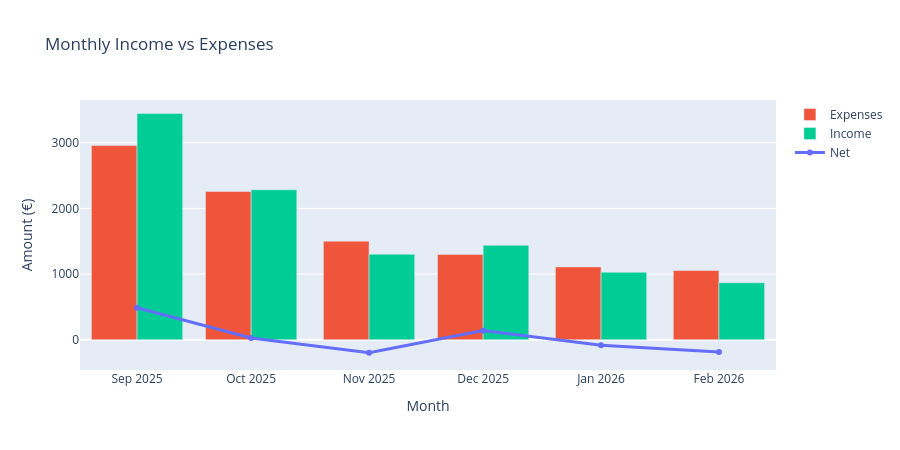

The notebook cell this image was saved under:
### Markdown cell above
## 2. Monthly Spending Trend

### Code cell
# Monthly total expenses vs income
monthly = df.groupby("month_str").agg(
    total_expenses=("debit", "sum"),
    total_income=("credit", "sum"),
).reset_index().sort_values("month_str")

monthly["net"] = monthly["total_income"] - monthly["total_expenses"]

fig = go.Figure()
fig.add_trace(go.Bar(
    x=monthly["month_str"], y=monthly["total_expenses"],
    name="Expenses", marker_color="#EF553B",
    hovertemplate="%{x}<br>Expenses: %{y:,.2f} €<extra></extra>",
))
fig.add_trace(go.Bar(
    x=monthly["month_str"], y=monthly["total_income"],
    name="Income", marker_color="#00CC96",
    hovertemplate="%{x}<br>Income: %{y:,.2f} €<extra></extra>",
))
fig.add_trace(go.Scatter(
    x=monthly["month_str"], y=monthly["net"],
    name="Net", mode="lines+markers", line=dict(color="#636EFA", width=3),
    hovertemplate="%{x}<br>Net: %{y:,.2f} €<extra></extra>",
))

fig.update_layout(
    title="Monthly Income vs Expenses",
    xaxis_title="Month", yaxis_title="Amount (€)",
    barmode="group", height=450,
)
fig.show()

### Figure 1 — Plotly figure (JSON) as saved in the notebook; plotly's stock layout.template omitted (floating-point values rounded to 4 significant figures)
{"data": [{"hovertemplate": "%{x}<br>Expenses: %{y:,.2f} €<extra></extra>", "marker": {"color": "#EF553B"}, "name": "Expenses", "type": "bar", "x": ["2025-09", "2025-10", "2025-11", "2025-12", "2026-01", "2026-02"], "y": [2956.0, 2257.0, 1501.0, 1300.0, 1109.0, 1054.0]}, {"hovertemplate": "%{x}<br>Income: %{y:,.2f} €<extra></extra>", "marker": {"color": "#00CC96"}, "name": "Income", "type": "bar", "x": ["2025-09", "2025-10", "2025-11", "2025-12", "2026-01", "2026-02"], "y": [3445.0, 2283.0, 1303.0, 1438.0, 1027.0, 867.3]}, {"hovertemplate": "%{x}<br>Net: %{y:,.2f} €<extra></extra>", "line": {"color": "#636EFA", "width": 3}, "mode": "lines+markers", "name": "Net", "type": "scatter", "x": ["2025-09", "2025-10", "2025-11", "2025-12", "2026-01", "2026-02"], "y": [488.2, 25.5, -198.0, 138.8, -82.06, -186.2]}], "layout": {"barmode": "group", "height": 450, "title": {"text": "Monthly Income vs Expenses"}, "xaxis": {"title": {"text": "Month"}}, "yaxis": {"title": {"text": "Amount (€)"}}}}
